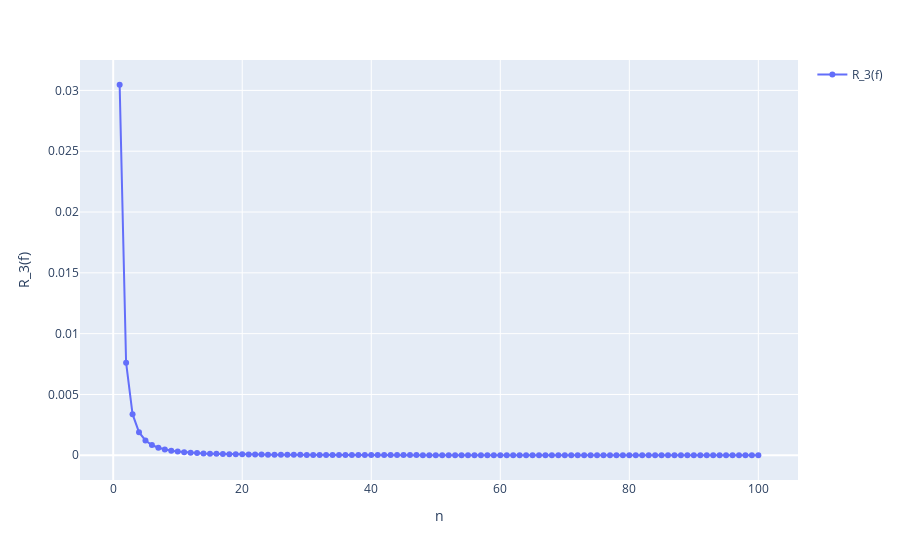

The cell this chart's notebook holds for it:
### Markdown cell above
### 3. Формула центральных прямоугольников

### Code cell
R_f = []

for i in range(1, 101):
    result = abs(integral - central_rectangles_formula(i, a, b))
    R_f.append(result)

figure = px.line(x=[i for i in range(1, 101)], y=R_f, markers=True)
figure.update_traces(name="R_3(f)", showlegend=True)
figure.update_layout(xaxis_title="n", yaxis_title="R_3(f)")
figure.show()

### Figure 1 — Plotly figure (JSON) as saved in the notebook; plotly's stock layout.template omitted (floating-point values rounded to 4 significant figures)
{"data": [{"hovertemplate": "x=%{x}<br>y=%{y}<extra></extra>", "legendgroup": "", "line": {"color": "#636efa", "dash": "solid"}, "marker": {"symbol": "circle"}, "mode": "lines+markers", "name": "R_3(f)", "orientation": "v", "showlegend": true, "type": "scatter", "x": [1, 2, 3, 4, 5, 6, 7, 8, 9, 10, 11, 12, 13, 14, 15, 16, 17, 18, 19, 20, 21, 22, 23, 24, 25, 26, 27, 28, 29, 30, 31, 32, 33, 34, 35, 36, 37, 38, 39, 40, 41, 42, 43, 44, 45, 46, 47, 48, 49, 50, 51, 52, 53, 54, 55, 56, 57, 58, 59, 60, 61, 62, 63, 64, 65, 66, 67, 68, 69, 70, 71, 72, 73, 74, 75, 76, 77, 78, 79, 80, 81, 82, 83, 84, 85, 86, 87, 88, 89, 90, 91, 92, 93, 94, 95, 96, 97, 98, 99, 100], "xaxis": "x", "y": [0.03046, 0.00761, 0.003382, 0.001902, 0.001217, 0.0008454, 0.0006211, 0.0004756, 0.0003757, 0.0003044, 0.0002515, 0.0002114, 0.0001801, 0.0001553, 0.0001353, 0.0001189, 0.0001053, 9.393e-05, 8.431e-05, 7.609e-05, 6.901e-05, 6.288e-05, 5.753e-05, 5.284e-05, 4.87e-05, 4.502e-05, 4.175e-05, 3.882e-05, 3.619e-05, 3.382e-05, 3.167e-05, 2.972e-05, 2.795e-05, 2.633e-05, 2.484e-05, 2.348e-05, 2.223e-05, 2.108e-05, 2.001e-05, 1.902e-05, 1.811e-05, 1.725e-05, 1.646e-05, 1.572e-05, 1.503e-05, 1.438e-05, 1.378e-05, 1.321e-05, 1.268e-05, 1.217e-05, 1.17e-05, 1.126e-05, 1.083e-05, 1.044e-05, 1.006e-05, 9.705e-06, 9.367e-06, 9.047e-06, 8.743e-06, 8.454e-06, 8.179e-06, 7.917e-06, 7.668e-06, 7.43e-06, 7.204e-06, 6.987e-06, 6.78e-06, 6.582e-06, 6.393e-06, 6.211e-06, 6.037e-06, 5.871e-06, 5.711e-06, 5.558e-06, 5.411e-06, 5.269e-06, 5.133e-06, 5.002e-06, 4.877e-06, 4.755e-06, 4.639e-06, 4.526e-06, 4.418e-06, 4.313e-06, 4.212e-06, 4.115e-06, 4.021e-06, 3.93e-06, 3.842e-06, 3.757e-06, 3.675e-06, 3.596e-06, 3.519e-06, 3.444e-06, 3.372e-06, 3.302e-06, 3.235e-06, 3.169e-06, 3.105e-06, 3.043e-06], "yaxis": "y"}], "layout": {"legend": {"tracegroupgap": 0}, "margin": {"t": 60}, "xaxis": {"anchor": "y", "domain": [0, 1], "title": {"text": "n"}}, "yaxis": {"anchor": "x", "domain": [0, 1], "title": {"text": "R_3(f)"}}}}
